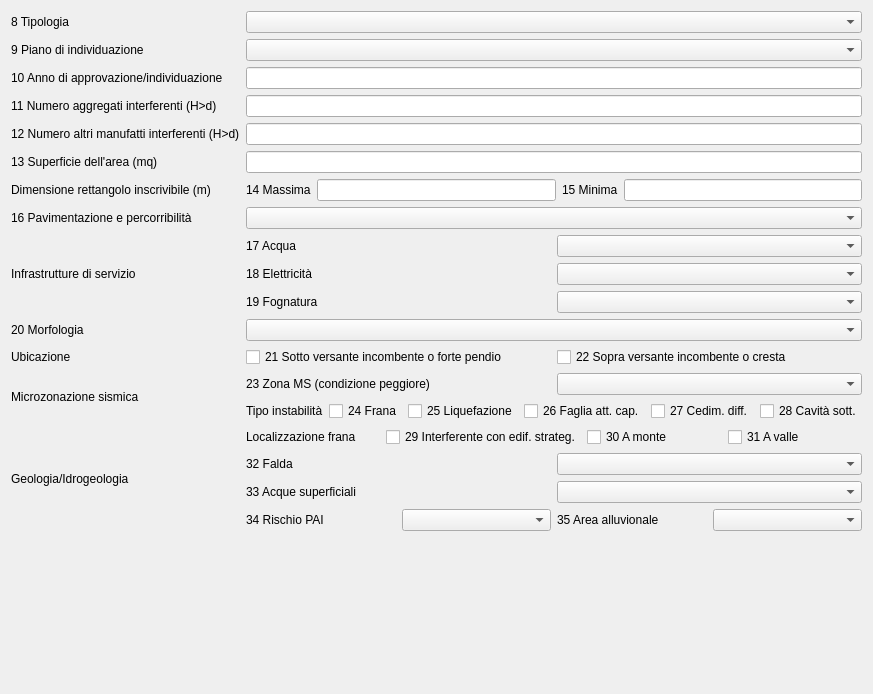
                    <widget class="QWidget" name="caratteristiche_gen">
                        <property name="geometry">
                            <rect>
                                <x>0</x>
                                <y>0</y>
                                <width>860</width>
                                <height>694</height>
                            </rect>
                        </property>
                        <property name="font">
                            <font>
                                <weight>50</weight>
                                <bold>false</bold>
                            </font>
                        </property>
                        <attribute name="label">
                            <string>Sezione 2 - CARATTERISTICHE GENERALI</string>
                        </attribute>
                        <layout class="QGridLayout" name="gridLayout_5">
                            <item row="3" column="0">
                                <widget class="QLabel" name="label_23">
                                    <property name="text">
                                        <string>10 Anno di approvazione/individuazione</string>
                                    </property>
                                </widget>
                            </item>
                            <item row="12" column="2">
                                <layout class="QHBoxLayout" name="horizontalLayout_11">
                                    <item>
                                        <widget class="QCheckBox" name="ubic_sotto">
                                            <property name="text">
                                                <string>21 Sotto versante incombente o forte pendio</string>
                                            </property>
                                        </widget>
                                    </item>
                                    <item>
                                        <widget class="QCheckBox" name="ubic_sopra">
                                            <property name="text">
                                                <string>22 Sopra versante incombente o cresta</string>
                                            </property>
                                        </widget>
                                    </item>
                                </layout>
                            </item>
                            <item row="5" column="0">
                                <widget class="QLabel" name="label_25">
                                    <property name="text">
                                        <string>12 Numero altri manufatti interferenti (H&gt;d)</string>
                                    </property>
                                </widget>
                            </item>
                            <item row="10" column="2">
                                <layout class="QGridLayout" name="gridLayout_6">
                                    <item row="0" column="0">
                                        <layout class="QHBoxLayout" name="horizontalLayout_2">
                                            <item>
                                                <widget class="QLabel" name="label_11">
                                                    <property name="text">
                                                        <string>17 Acqua</string>
                                                    </property>
                                                </widget>
                                            </item>
                                            <item>
                                                <widget class="QComboBox" name="infra_acq"/>
                                            </item>
                                        </layout>
                                    </item>
                                    <item row="1" column="0">
                                        <layout class="QHBoxLayout" name="horizontalLayout_3">
                                            <item>
                                                <widget class="QLabel" name="label_17">
                                                    <property name="text">
                                                        <string>18 Elettricità</string>
                                                    </property>
                                                </widget>
                                            </item>
                                            <item>
                                                <widget class="QComboBox" name="infra_ele"/>
                                            </item>
                                        </layout>
                                    </item>
                                    <item row="2" column="0">
                                        <layout class="QHBoxLayout" name="horizontalLayout_4">
                                            <item>
                                                <widget class="QLabel" name="label_18">
                                                    <property name="text">
                                                        <string>19 Fognatura</string>
                                                    </property>
                                                </widget>
                                            </item>
                                            <item>
                                                <widget class="QComboBox" name="infra_fog"/>
                                            </item>
                                        </layout>
                                    </item>
                                </layout>
                            </item>
                            <item row="13" column="2">
                                <layout class="QVBoxLayout" name="verticalLayout_3">
                                    <item>
                                        <layout class="QHBoxLayout" name="horizontalLayout_15">
                                            <item>
                                                <widget class="QLabel" name="label_48">
                                                    <property name="text">
                                                        <string>23 Zona MS (condizione peggiore)</string>
                                                    </property>
                                                </widget>
                                            </item>
                                            <item>
                                                <widget class="QComboBox" name="zona_ms"/>
                                            </item>
                                        </layout>
                                    </item>
                                    <item>
                                        <layout class="QHBoxLayout" name="horizontalLayout_16">
                                            <item>
                                                <widget class="QLabel" name="inst_name">
                                                    <property name="text">
                                                        <string>Tipo instabilità</string>
                                                    </property>
                                                </widget>
                                            </item>
                                            <item>
                                                <widget class="QCheckBox" name="inst_fran">
                                                    <property name="text">
                                                        <string>24 Frana</string>
                                                    </property>
                                                </widget>
                                            </item>
                                            <item>
                                                <widget class="QCheckBox" name="inst_liq">
                                                    <property name="text">
                                                        <string>25 Liquefazione</string>
                                                    </property>
                                                </widget>
                                            </item>
                                            <item>
                                                <widget class="QCheckBox" name="inst_fag">
                                                    <property name="text">
                                                        <string>26 Faglia att. cap.</string>
                                                    </property>
                                                </widget>
                                            </item>
                                            <item>
                                                <widget class="QCheckBox" name="inst_ced">
                                                    <property name="text">
                                                        <string>27 Cedim. diff.</string>
                                                    </property>
                                                </widget>
                                            </item>
                                            <item>
                                                <widget class="QCheckBox" name="inst_cav">
                                                    <property name="text">
                                                        <string>28 Cavità sott.</string>
                                                    </property>
                                                </widget>
                                            </item>
                                        </layout>
                                    </item>
                                </layout>
                            </item>
                            <item row="11" column="0">
                                <widget class="QLabel" name="label_30">
                                    <property name="text">
                                        <string>20 Morfologia</string>
                                    </property>
                                </widget>
                            </item>
                            <item row="9" column="0">
                                <widget class="QLabel" name="label_28">
                                    <property name="text">
                                        <string>16 Pavimentazione e percorribilità</string>
                                    </property>
                                </widget>
                            </item>
                            <item row="10" column="0">
                                <widget class="QLabel" name="label_29">
                                    <property name="text">
                                        <string>Infrastrutture di servizio</string>
                                    </property>
                                </widget>
                            </item>
                            <item row="8" column="0">
                                <widget class="QLabel" name="label_27">
                                    <property name="text">
                                        <string>Dimensione rettangolo inscrivibile (m)</string>
                                    </property>
                                </widget>
                            </item>
                            <item row="4" column="0">
                                <widget class="QLabel" name="label_24">
                                    <property name="text">
                                        <string>11 Numero aggregati interferenti (H&gt;d)</string>
                                    </property>
                                </widget>
                            </item>
                            <item row="0" column="0">
                                <widget class="QLabel" name="label_20">
                                    <property name="text">
                                        <string>8 Tipologia</string>
                                    </property>
                                </widget>
                            </item>
                            <item row="12" column="0">
                                <widget class="QLabel" name="label_31">
                                    <property name="text">
                                        <string>Ubicazione</string>
                                    </property>
                                </widget>
                            </item>
                            <item row="13" column="0">
                                <widget class="QLabel" name="label_34">
                                    <property name="text">
                                        <string>Microzonazione sismica</string>
                                    </property>
                                </widget>
                            </item>
                            <item row="2" column="2">
                                <widget class="QComboBox" name="piano"/>
                            </item>
                            <item row="9" column="2">
                                <widget class="QComboBox" name="pav_per"/>
                            </item>
                            <item row="14" column="2">
                                <layout class="QGridLayout" name="gridLayout_8">
                                    <item row="0" column="0">
                                        <layout class="QHBoxLayout" name="horizontalLayout_9">
                                            <item>
                                                <widget class="QLabel" name="label_53">
                                                    <property name="text">
                                                        <string>Localizzazione frana</string>
                                                    </property>
                                                </widget>
                                            </item>
                                            <item>
                                                <widget class="QCheckBox" name="frana_AE">
                                                    <property name="text">
                                                        <string>29 Interferente con edif. strateg.</string>
                                                    </property>
                                                </widget>
                                            </item>
                                            <item>
                                                <widget class="QCheckBox" name="frana_mon">
                                                    <property name="text">
                                                        <string>30 A monte</string>
                                                    </property>
                                                </widget>
                                            </item>
                                            <item>
                                                <widget class="QCheckBox" name="frana_val">
                                                    <property name="text">
                                                        <string>31 A valle</string>
                                                    </property>
                                                </widget>
                                            </item>
                                        </layout>
                                    </item>
                                    <item row="1" column="0">
                                        <layout class="QHBoxLayout" name="horizontalLayout_10">
                                            <item>
                                                <widget class="QLabel" name="label_36">
                                                    <property name="text">
                                                        <string>32 Falda</string>
                                                    </property>
                                                </widget>
                                            </item>
                                            <item>
                                                <widget class="QComboBox" name="falda"/>
                                            </item>
                                        </layout>
                                    </item>
                                    <item row="2" column="0">
                                        <layout class="QHBoxLayout" name="horizontalLayout_12">
                                            <item>
                                                <widget class="QLabel" name="label_37">
                                                    <property name="text">
                                                        <string>33 Acque superficiali</string>
                                                    </property>
                                                </widget>
                                            </item>
                                            <item>
                                                <widget class="QComboBox" name="acq_sup"/>
                                            </item>
                                        </layout>
                                    </item>
                                    <item row="3" column="0">
                                        <layout class="QHBoxLayout" name="horizontalLayout_17">
                                            <item>
                                                <widget class="QLabel" name="label_54">
                                                    <property name="text">
                                                        <string>34 Rischio PAI</string>
                                                    </property>
                                                </widget>
                                            </item>
                                            <item>
                                                <widget class="QComboBox" name="pai"/>
                                            </item>
                                            <item>
                                                <widget class="QLabel" name="label_55">
                                                    <property name="text">
                                                        <string>35 Area alluvionale</string>
                                                    </property>
                                                </widget>
                                            </item>
                                            <item>
                                                <widget class="QComboBox" name="alluvio"/>
                                            </item>
                                        </layout>
                                    </item>
                                </layout>
                            </item>
                            <item row="8" column="2">
                                <layout class="QHBoxLayout" name="horizontalLayout">
                                    <item>
                                        <widget class="QLabel" name="label_8">
                                            <property name="text">
                                                <string>14 Massima</string>
                                            </property>
                                        </widget>
                                    </item>
                                    <item>
                                        <widget class="QLineEdit" name="rett_max"/>
                                    </item>
                                    <item>
                                        <widget class="QLabel" name="label_10">
                                            <property name="text">
                                                <string>15 Minima</string>
                                            </property>
                                        </widget>
                                    </item>
                                    <item>
                                        <widget class="QLineEdit" name="rett_min"/>
                                    </item>
                                </layout>
                            </item>
                            <item row="7" column="2">
                                <widget class="QLineEdit" name="superf"/>
                            </item>
                            <item row="0" column="2">
                                <widget class="QComboBox" name="tipo_area"/>
                            </item>
                            <item row="4" column="2">
                                <widget class="QLineEdit" name="n_aggreg"/>
                            </item>
                            <item row="2" column="0">
                                <widget class="QLabel" name="label_22">
                                    <property name="text">
                                        <string>&lt;html&gt;&lt;head/&gt;&lt;body&gt;&lt;p&gt;9 Piano di individuazione&lt;/p&gt;&lt;/body&gt;&lt;/html&gt;</string>
                                    </property>
                                </widget>
                            </item>
                            <item row="11" column="2">
                                <widget class="QComboBox" name="morf"/>
                            </item>
                            <item row="3" column="2">
                                <widget class="QLineEdit" name="anno_piano">
                                    <property name="maxLength">
                                        <number>4</number>
                                    </property>
                                </widget>
                            </item>
                            <item row="5" column="2">
                                <widget class="QLineEdit" name="n_manuf"/>
                            </item>
                            <item row="14" column="0">
                                <widget class="QLabel" name="label_35">
                                    <property name="text">
                                        <string>Geologia/Idrogeologia</string>
                                    </property>
                                </widget>
                            </item>
                            <item row="7" column="0">
                                <widget class="QLabel" name="label_26">
                                    <property name="text">
                                        <string>13 Superficie dell'area (mq)</string>
                                    </property>
                                </widget>
                            </item>
                            <item row="15" column="2">
                                <spacer name="verticalSpacer">
                                    <property name="orientation">
                                        <enum>Qt::Vertical</enum>
                                    </property>
                                    <property name="sizeHint" stdset="0">
                                        <size>
                                            <width>20</width>
                                            <height>40</height>
                                        </size>
                                    </property>
                                </spacer>
                            </item>
                        </layout>
                    </widget>
